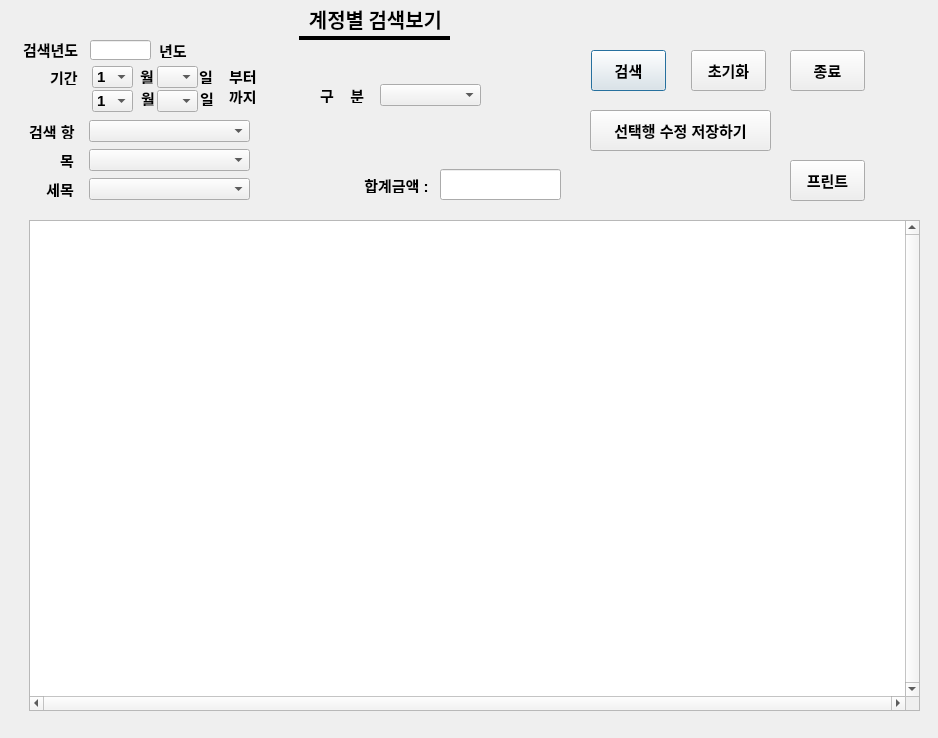
<?xml version="1.0" encoding="UTF-8"?>
<ui version="4.0">
 <class>Dialog</class>
 <widget class="QDialog" name="Dialog">
  <property name="geometry">
   <rect>
    <x>0</x>
    <y>0</y>
    <width>938</width>
    <height>738</height>
   </rect>
  </property>
  <property name="font">
   <font>
    <pointsize>11</pointsize>
   </font>
  </property>
  <property name="windowTitle">
   <string>계정별검색보기</string>
  </property>
  <widget class="QLabel" name="label">
   <property name="geometry">
    <rect>
     <x>290</x>
     <y>3</y>
     <width>171</width>
     <height>31</height>
    </rect>
   </property>
   <property name="font">
    <font>
     <family>맑은 고딕</family>
     <pointsize>15</pointsize>
     <weight>75</weight>
     <bold>true</bold>
    </font>
   </property>
   <property name="text">
    <string>계정별 검색보기</string>
   </property>
   <property name="alignment">
    <set>Qt::AlignCenter</set>
   </property>
  </widget>
  <widget class="QLabel" name="label_2">
   <property name="geometry">
    <rect>
     <x>50</x>
     <y>69</y>
     <width>41</width>
     <height>16</height>
    </rect>
   </property>
   <property name="font">
    <font>
     <pointsize>11</pointsize>
     <weight>75</weight>
     <bold>true</bold>
    </font>
   </property>
   <property name="text">
    <string>기간</string>
   </property>
  </widget>
  <widget class="QLabel" name="label_3">
   <property name="geometry">
    <rect>
     <x>229</x>
     <y>68</y>
     <width>31</width>
     <height>16</height>
    </rect>
   </property>
   <property name="font">
    <font>
     <pointsize>11</pointsize>
     <weight>75</weight>
     <bold>true</bold>
    </font>
   </property>
   <property name="text">
    <string>부터</string>
   </property>
  </widget>
  <widget class="QLabel" name="label_4">
   <property name="geometry">
    <rect>
     <x>229</x>
     <y>88</y>
     <width>31</width>
     <height>16</height>
    </rect>
   </property>
   <property name="font">
    <font>
     <pointsize>11</pointsize>
     <weight>75</weight>
     <bold>true</bold>
    </font>
   </property>
   <property name="text">
    <string>까지</string>
   </property>
  </widget>
  <widget class="QLabel" name="label_5">
   <property name="geometry">
    <rect>
     <x>29</x>
     <y>123</y>
     <width>51</width>
     <height>16</height>
    </rect>
   </property>
   <property name="font">
    <font>
     <pointsize>11</pointsize>
     <weight>75</weight>
     <bold>true</bold>
    </font>
   </property>
   <property name="text">
    <string>검색 항</string>
   </property>
  </widget>
  <widget class="QComboBox" name="hang_combo_widget">
   <property name="geometry">
    <rect>
     <x>89</x>
     <y>120</y>
     <width>161</width>
     <height>22</height>
    </rect>
   </property>
   <property name="font">
    <font>
     <pointsize>11</pointsize>
    </font>
   </property>
  </widget>
  <widget class="QLabel" name="label_6">
   <property name="geometry">
    <rect>
     <x>33</x>
     <y>152</y>
     <width>41</width>
     <height>16</height>
    </rect>
   </property>
   <property name="font">
    <font>
     <pointsize>11</pointsize>
     <weight>75</weight>
     <bold>true</bold>
    </font>
   </property>
   <property name="text">
    <string>목</string>
   </property>
   <property name="alignment">
    <set>Qt::AlignRight|Qt::AlignTrailing|Qt::AlignVCenter</set>
   </property>
  </widget>
  <widget class="QComboBox" name="mok_combo_widget">
   <property name="geometry">
    <rect>
     <x>89</x>
     <y>149</y>
     <width>161</width>
     <height>22</height>
    </rect>
   </property>
   <property name="font">
    <font>
     <pointsize>11</pointsize>
    </font>
   </property>
  </widget>
  <widget class="QLabel" name="label_7">
   <property name="geometry">
    <rect>
     <x>33</x>
     <y>181</y>
     <width>41</width>
     <height>16</height>
    </rect>
   </property>
   <property name="font">
    <font>
     <pointsize>11</pointsize>
     <weight>75</weight>
     <bold>true</bold>
    </font>
   </property>
   <property name="text">
    <string>세목</string>
   </property>
   <property name="alignment">
    <set>Qt::AlignRight|Qt::AlignTrailing|Qt::AlignVCenter</set>
   </property>
  </widget>
  <widget class="QComboBox" name="semok_combo_widget">
   <property name="geometry">
    <rect>
     <x>89</x>
     <y>178</y>
     <width>161</width>
     <height>22</height>
    </rect>
   </property>
   <property name="font">
    <font>
     <pointsize>11</pointsize>
    </font>
   </property>
  </widget>
  <widget class="Line" name="line">
   <property name="geometry">
    <rect>
     <x>299</x>
     <y>30</y>
     <width>151</width>
     <height>16</height>
    </rect>
   </property>
   <property name="minimumSize">
    <size>
     <width>151</width>
     <height>0</height>
    </size>
   </property>
   <property name="frameShadow">
    <enum>QFrame::Plain</enum>
   </property>
   <property name="lineWidth">
    <number>4</number>
   </property>
   <property name="orientation">
    <enum>Qt::Horizontal</enum>
   </property>
  </widget>
  <widget class="QLabel" name="label_8">
   <property name="geometry">
    <rect>
     <x>356</x>
     <y>177</y>
     <width>81</width>
     <height>16</height>
    </rect>
   </property>
   <property name="font">
    <font>
     <pointsize>11</pointsize>
     <weight>75</weight>
     <bold>true</bold>
    </font>
   </property>
   <property name="text">
    <string>합계금액 :</string>
   </property>
   <property name="alignment">
    <set>Qt::AlignCenter</set>
   </property>
  </widget>
  <widget class="QLineEdit" name="hap_widget">
   <property name="geometry">
    <rect>
     <x>440</x>
     <y>169</y>
     <width>121</width>
     <height>31</height>
    </rect>
   </property>
   <property name="font">
    <font>
     <pointsize>11</pointsize>
     <weight>75</weight>
     <bold>true</bold>
    </font>
   </property>
   <property name="layoutDirection">
    <enum>Qt::LeftToRight</enum>
   </property>
   <property name="alignment">
    <set>Qt::AlignRight|Qt::AlignTrailing|Qt::AlignVCenter</set>
   </property>
  </widget>
  <widget class="QTableWidget" name="result_tableWidget">
   <property name="geometry">
    <rect>
     <x>29</x>
     <y>220</y>
     <width>891</width>
     <height>491</height>
    </rect>
   </property>
   <property name="font">
    <font>
     <pointsize>11</pointsize>
     <weight>75</weight>
     <bold>true</bold>
    </font>
   </property>
   <property name="focusPolicy">
    <enum>Qt::NoFocus</enum>
   </property>
   <property name="verticalScrollBarPolicy">
    <enum>Qt::ScrollBarAlwaysOn</enum>
   </property>
   <property name="horizontalScrollBarPolicy">
    <enum>Qt::ScrollBarAlwaysOn</enum>
   </property>
   <property name="sizeAdjustPolicy">
    <enum>QAbstractScrollArea::AdjustToContents</enum>
   </property>
   <attribute name="horizontalHeaderStretchLastSection">
    <bool>true</bool>
   </attribute>
  </widget>
  <widget class="QPushButton" name="serch_Button">
   <property name="geometry">
    <rect>
     <x>591</x>
     <y>50</y>
     <width>75</width>
     <height>41</height>
    </rect>
   </property>
   <property name="font">
    <font>
     <pointsize>11</pointsize>
     <weight>75</weight>
     <bold>true</bold>
    </font>
   </property>
   <property name="text">
    <string>검색</string>
   </property>
  </widget>
  <widget class="QPushButton" name="reset_Button">
   <property name="geometry">
    <rect>
     <x>691</x>
     <y>50</y>
     <width>75</width>
     <height>41</height>
    </rect>
   </property>
   <property name="font">
    <font>
     <pointsize>11</pointsize>
     <weight>75</weight>
     <bold>true</bold>
    </font>
   </property>
   <property name="text">
    <string>초기화</string>
   </property>
  </widget>
  <widget class="QPushButton" name="close_Button">
   <property name="geometry">
    <rect>
     <x>790</x>
     <y>50</y>
     <width>75</width>
     <height>41</height>
    </rect>
   </property>
   <property name="font">
    <font>
     <pointsize>11</pointsize>
     <weight>75</weight>
     <bold>true</bold>
    </font>
   </property>
   <property name="text">
    <string>종료</string>
   </property>
  </widget>
  <widget class="QLabel" name="label_9">
   <property name="geometry">
    <rect>
     <x>320</x>
     <y>87</y>
     <width>55</width>
     <height>16</height>
    </rect>
   </property>
   <property name="font">
    <font>
     <pointsize>11</pointsize>
     <weight>75</weight>
     <bold>true</bold>
    </font>
   </property>
   <property name="text">
    <string>구    분</string>
   </property>
  </widget>
  <widget class="QComboBox" name="gubun_combo_widget">
   <property name="geometry">
    <rect>
     <x>380</x>
     <y>84</y>
     <width>101</width>
     <height>22</height>
    </rect>
   </property>
   <property name="font">
    <font>
     <pointsize>11</pointsize>
    </font>
   </property>
  </widget>
  <widget class="QPushButton" name="serch_print_Button">
   <property name="geometry">
    <rect>
     <x>790</x>
     <y>160</y>
     <width>75</width>
     <height>41</height>
    </rect>
   </property>
   <property name="font">
    <font>
     <pointsize>11</pointsize>
     <weight>75</weight>
     <bold>true</bold>
    </font>
   </property>
   <property name="text">
    <string>프린트</string>
   </property>
  </widget>
  <widget class="QPushButton" name="edit_cost_Button">
   <property name="geometry">
    <rect>
     <x>590</x>
     <y>110</y>
     <width>181</width>
     <height>41</height>
    </rect>
   </property>
   <property name="font">
    <font>
     <pointsize>11</pointsize>
     <weight>75</weight>
     <bold>true</bold>
    </font>
   </property>
   <property name="text">
    <string>선택행 수정 저장하기</string>
   </property>
  </widget>
  <widget class="QLineEdit" name="serch_year_widget">
   <property name="geometry">
    <rect>
     <x>90</x>
     <y>40</y>
     <width>61</width>
     <height>20</height>
    </rect>
   </property>
   <property name="font">
    <font>
     <pointsize>11</pointsize>
     <weight>75</weight>
     <bold>true</bold>
    </font>
   </property>
   <property name="text">
    <string/>
   </property>
  </widget>
  <widget class="QLabel" name="ser_year_widget">
   <property name="geometry">
    <rect>
     <x>23</x>
     <y>39</y>
     <width>71</width>
     <height>21</height>
    </rect>
   </property>
   <property name="font">
    <font>
     <pointsize>11</pointsize>
     <weight>75</weight>
     <bold>true</bold>
    </font>
   </property>
   <property name="text">
    <string>검색년도</string>
   </property>
  </widget>
  <widget class="QLabel" name="label_10">
   <property name="geometry">
    <rect>
     <x>140</x>
     <y>68</y>
     <width>21</width>
     <height>16</height>
    </rect>
   </property>
   <property name="font">
    <font>
     <pointsize>11</pointsize>
     <weight>75</weight>
     <bold>true</bold>
    </font>
   </property>
   <property name="text">
    <string>월</string>
   </property>
  </widget>
  <widget class="QLabel" name="label_11">
   <property name="geometry">
    <rect>
     <x>199</x>
     <y>68</y>
     <width>21</width>
     <height>16</height>
    </rect>
   </property>
   <property name="font">
    <font>
     <pointsize>11</pointsize>
     <weight>75</weight>
     <bold>true</bold>
    </font>
   </property>
   <property name="text">
    <string>일</string>
   </property>
  </widget>
  <widget class="QLabel" name="label_12">
   <property name="geometry">
    <rect>
     <x>200</x>
     <y>90</y>
     <width>21</width>
     <height>16</height>
    </rect>
   </property>
   <property name="font">
    <font>
     <pointsize>11</pointsize>
     <weight>75</weight>
     <bold>true</bold>
    </font>
   </property>
   <property name="text">
    <string>일</string>
   </property>
  </widget>
  <widget class="QLabel" name="label_13">
   <property name="geometry">
    <rect>
     <x>141</x>
     <y>90</y>
     <width>21</width>
     <height>16</height>
    </rect>
   </property>
   <property name="font">
    <font>
     <pointsize>11</pointsize>
     <weight>75</weight>
     <bold>true</bold>
    </font>
   </property>
   <property name="text">
    <string>월</string>
   </property>
  </widget>
  <widget class="QLabel" name="label_14">
   <property name="geometry">
    <rect>
     <x>159</x>
     <y>42</y>
     <width>31</width>
     <height>16</height>
    </rect>
   </property>
   <property name="font">
    <font>
     <pointsize>11</pointsize>
     <weight>75</weight>
     <bold>true</bold>
    </font>
   </property>
   <property name="text">
    <string>년도</string>
   </property>
  </widget>
  <widget class="QComboBox" name="start_month_combo">
   <property name="geometry">
    <rect>
     <x>92</x>
     <y>66</y>
     <width>41</width>
     <height>22</height>
    </rect>
   </property>
   <property name="font">
    <font>
     <pointsize>11</pointsize>
     <weight>75</weight>
     <bold>true</bold>
    </font>
   </property>
   <item>
    <property name="text">
     <string>1</string>
    </property>
   </item>
   <item>
    <property name="text">
     <string>2</string>
    </property>
   </item>
   <item>
    <property name="text">
     <string>3</string>
    </property>
   </item>
   <item>
    <property name="text">
     <string>4</string>
    </property>
   </item>
   <item>
    <property name="text">
     <string>5</string>
    </property>
   </item>
   <item>
    <property name="text">
     <string>6</string>
    </property>
   </item>
   <item>
    <property name="text">
     <string>7</string>
    </property>
   </item>
   <item>
    <property name="text">
     <string>8</string>
    </property>
   </item>
   <item>
    <property name="text">
     <string>9</string>
    </property>
   </item>
   <item>
    <property name="text">
     <string>10</string>
    </property>
   </item>
   <item>
    <property name="text">
     <string>11</string>
    </property>
   </item>
   <item>
    <property name="text">
     <string>12</string>
    </property>
   </item>
  </widget>
  <widget class="QComboBox" name="start_day_combo">
   <property name="geometry">
    <rect>
     <x>157</x>
     <y>66</y>
     <width>41</width>
     <height>22</height>
    </rect>
   </property>
   <property name="font">
    <font>
     <pointsize>11</pointsize>
     <weight>75</weight>
     <bold>true</bold>
    </font>
   </property>
  </widget>
  <widget class="QComboBox" name="end_day_combo">
   <property name="geometry">
    <rect>
     <x>157</x>
     <y>90</y>
     <width>41</width>
     <height>22</height>
    </rect>
   </property>
   <property name="font">
    <font>
     <pointsize>11</pointsize>
     <weight>75</weight>
     <bold>true</bold>
    </font>
   </property>
  </widget>
  <widget class="QComboBox" name="end_month_combo">
   <property name="geometry">
    <rect>
     <x>92</x>
     <y>90</y>
     <width>41</width>
     <height>22</height>
    </rect>
   </property>
   <property name="font">
    <font>
     <pointsize>11</pointsize>
     <weight>75</weight>
     <bold>true</bold>
    </font>
   </property>
   <item>
    <property name="text">
     <string>1</string>
    </property>
   </item>
   <item>
    <property name="text">
     <string>2</string>
    </property>
   </item>
   <item>
    <property name="text">
     <string>3</string>
    </property>
   </item>
   <item>
    <property name="text">
     <string>4</string>
    </property>
   </item>
   <item>
    <property name="text">
     <string>5</string>
    </property>
   </item>
   <item>
    <property name="text">
     <string>6</string>
    </property>
   </item>
   <item>
    <property name="text">
     <string>7</string>
    </property>
   </item>
   <item>
    <property name="text">
     <string>8</string>
    </property>
   </item>
   <item>
    <property name="text">
     <string>9</string>
    </property>
   </item>
   <item>
    <property name="text">
     <string>10</string>
    </property>
   </item>
   <item>
    <property name="text">
     <string>11</string>
    </property>
   </item>
   <item>
    <property name="text">
     <string>12</string>
    </property>
   </item>
  </widget>
 </widget>
 <tabstops>
  <tabstop>gubun_combo_widget</tabstop>
  <tabstop>hang_combo_widget</tabstop>
  <tabstop>mok_combo_widget</tabstop>
  <tabstop>semok_combo_widget</tabstop>
  <tabstop>serch_Button</tabstop>
  <tabstop>result_tableWidget</tabstop>
  <tabstop>hap_widget</tabstop>
  <tabstop>reset_Button</tabstop>
  <tabstop>close_Button</tabstop>
 </tabstops>
 <resources/>
 <connections>
  <connection>
   <sender>reset_Button</sender>
   <signal>clicked()</signal>
   <receiver>Dialog</receiver>
   <slot>reset()</slot>
   <hints>
    <hint type="sourcelabel">
     <x>691</x>
     <y>70</y>
    </hint>
    <hint type="destinationlabel">
     <x>391</x>
     <y>44</y>
    </hint>
   </hints>
  </connection>
  <connection>
   <sender>close_Button</sender>
   <signal>clicked()</signal>
   <receiver>Dialog</receiver>
   <slot>close()</slot>
   <hints>
    <hint type="sourcelabel">
     <x>790</x>
     <y>50</y>
    </hint>
    <hint type="destinationlabel">
     <x>537</x>
     <y>118</y>
    </hint>
   </hints>
  </connection>
  <connection>
   <sender>edit_cost_Button</sender>
   <signal>clicked()</signal>
   <receiver>Dialog</receiver>
   <slot>edit_cost()</slot>
   <hints>
    <hint type="sourcelabel">
     <x>596</x>
     <y>134</y>
    </hint>
    <hint type="destinationlabel">
     <x>574</x>
     <y>140</y>
    </hint>
   </hints>
  </connection>
  <connection>
   <sender>serch_print_Button</sender>
   <signal>clicked()</signal>
   <receiver>Dialog</receiver>
   <slot>serch_account_print()</slot>
   <hints>
    <hint type="sourcelabel">
     <x>851</x>
     <y>175</y>
    </hint>
    <hint type="destinationlabel">
     <x>902</x>
     <y>179</y>
    </hint>
   </hints>
  </connection>
  <connection>
   <sender>serch_Button</sender>
   <signal>clicked()</signal>
   <receiver>Dialog</receiver>
   <slot>serch_account_home()</slot>
   <hints>
    <hint type="sourcelabel">
     <x>610</x>
     <y>70</y>
    </hint>
    <hint type="destinationlabel">
     <x>507</x>
     <y>72</y>
    </hint>
   </hints>
  </connection>
 </connections>
 <slots>
  <slot>serch_account_home()</slot>
  <slot>reset()</slot>
  <slot>edit_cost()</slot>
  <slot>serch_account_print()</slot>
 </slots>
</ui>
